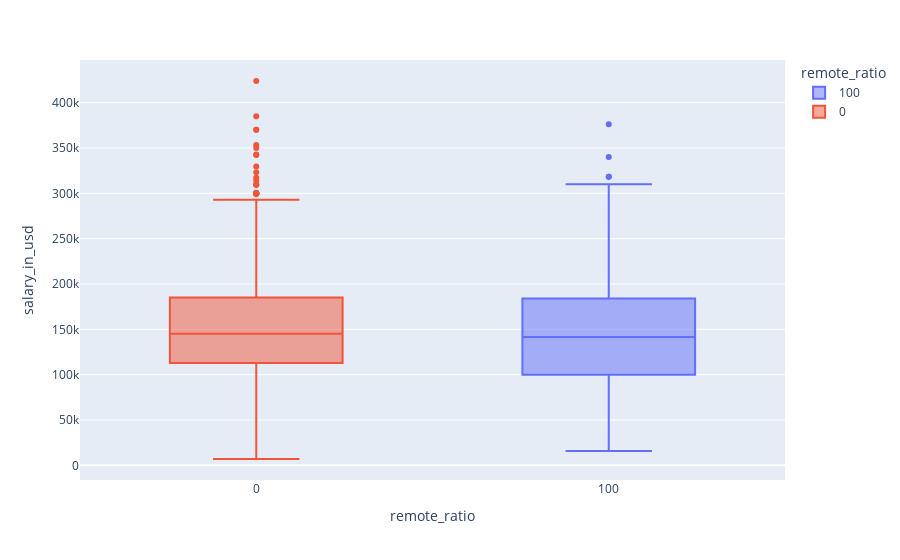

Notebook code for this chart:
### Markdown cell above
##### Box-plot

### Code cell
import plotly.express as px
px.box(data_n50.loc[(data['work_year'] == 2023)], y='salary_in_usd', x='remote_ratio', color='remote_ratio')

### Figure 1 — Plotly figure (JSON) as saved in the notebook; plotly's stock layout.template omitted (floating-point values rounded to 4 significant figures; data arrays with more than 128 entries replaced by an {"elided": "..."} marker saying what was removed)
{"data": [{"alignmentgroup": "True", "hovertemplate": "remote_ratio=%{x}<br>salary_in_usd=%{y}<extra></extra>", "legendgroup": "100", "marker": {"color": "#636efa"}, "name": "100", "notched": false, "offsetgroup": "100", "orientation": "v", "showlegend": true, "type": "box", "x": {"elided": "593 int values"}, "x0": " ", "xaxis": "x", "y": {"elided": "593 int values"}, "y0": " ", "yaxis": "y"}, {"alignmentgroup": "True", "hovertemplate": "remote_ratio=%{x}<br>salary_in_usd=%{y}<extra></extra>", "legendgroup": "0", "marker": {"color": "#EF553B"}, "name": "0", "notched": false, "offsetgroup": "0", "orientation": "v", "showlegend": true, "type": "box", "x": {"elided": "1162 int values"}, "x0": " ", "xaxis": "x", "y": {"elided": "1162 int values"}, "y0": " ", "yaxis": "y"}], "layout": {"boxmode": "overlay", "legend": {"title": {"text": "remote_ratio"}, "tracegroupgap": 0}, "margin": {"t": 60}, "xaxis": {"anchor": "y", "categoryarray": [100, 0], "categoryorder": "array", "domain": [0, 1], "title": {"text": "remote_ratio"}}, "yaxis": {"anchor": "x", "domain": [0, 1], "title": {"text": "salary_in_usd"}}}}
